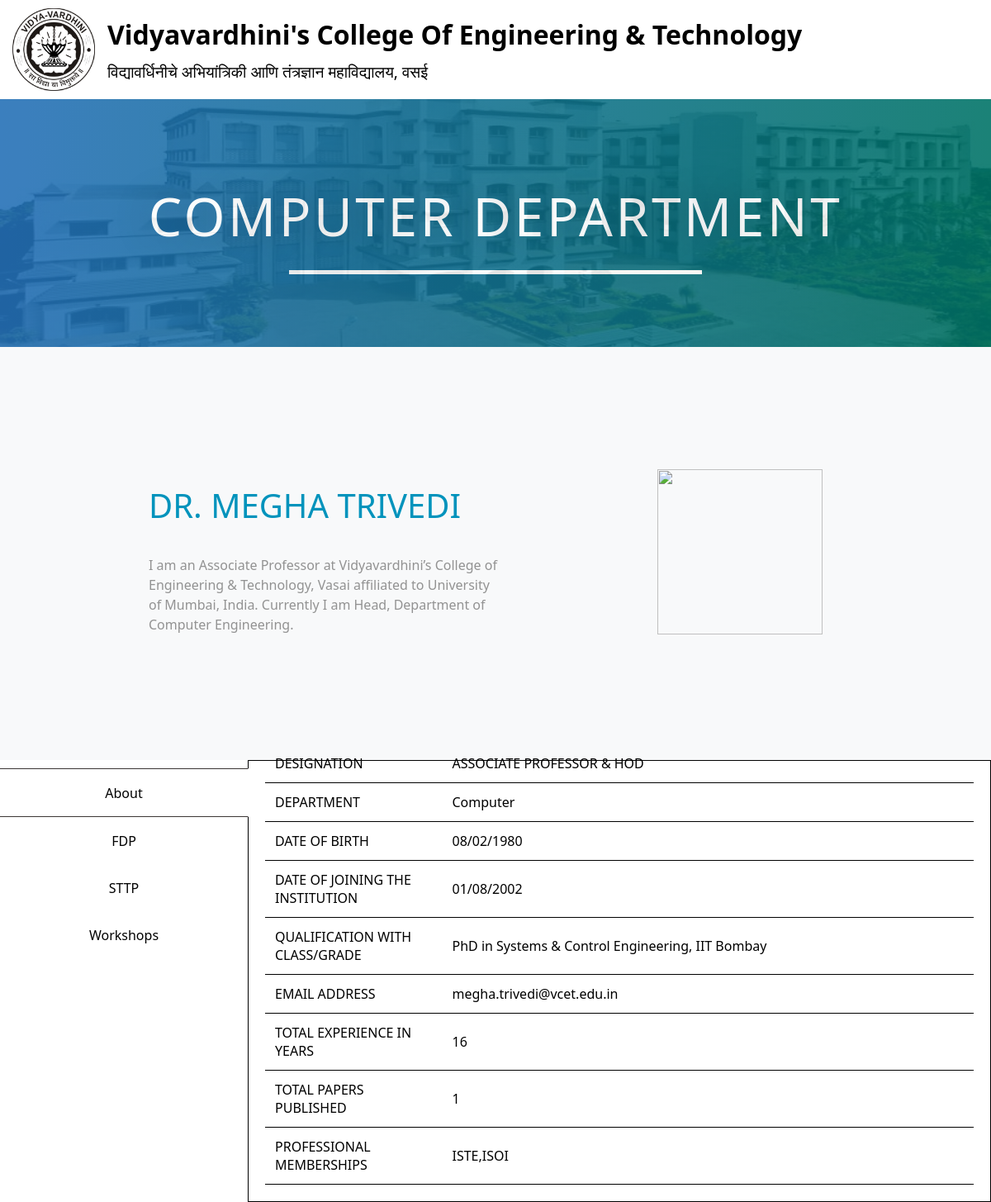
/pg2.php?ssn=2, run on the app's committed database.
### tables this page shows
CREATE TABLE `staff` (
  `ssn` int(10) NOT NULL,
  `S_name` varchar(40) NOT NULL,
  `S_post` text NOT NULL,
  `S_info` longtext NOT NULL,
  `date_of_birth` date NOT NULL,
  `date_of_joining_institute` date NOT NULL,
  `qualification_with_class/grade` text NOT NULL,
  `total_experience_in_years` int(11) NOT NULL,
  `papers_published` int(30) DEFAULT NULL,
  `books_published` int(10) DEFAULT NULL,
  `professional_memberships` text DEFAULT NULL,
  `awards` text DEFAULT NULL,
  `S_email` varchar(30) NOT NULL,
  `dept` varchar(40) NOT NULL,
  `photo` longblob NOT NULL
);

### pg2.php (the view, shortened to what this page needs)
<?php
$guess=$_GET['ssn']??NULL;
$sql = "SELECT * FROM staff WHERE ssn=$guess;";
$conn = mysqli_connect("localhost","root","","staff_info");
if (mysqli_connect_error()){
    echo "can't connect to database";
}
else{
    $result = mysqli_query($conn, $sql);
    while($row = $result->fetch_array()){
        $ssn = $row['ssn'];
        $sname = $row['S_name'];
        $sinfo = $row['S_info'];
        $dept = $row['dept'];
    }
}
?>
<!DOCTYPE html>
<html lang="en">
<head>
    <link rel="stylesheet" type="text/css" href="css/style.css">
</head>
<body>
    <header>
        <nav id="header">
            <div class="header_logo">
              <a href="https://www.vcet.edu.in/" class="pull-left">
                <div id="logo-img"></div>
              </a>
            </div>
              <div class="header_name">
                <a href="https://www.vcet.edu.in/"><h1>Vidyavardhini's College Of Engineering & Technology</h1></a>
                <p>विद्यावर्धिनीचे अभियांत्रिकी आणि तंत्रज्ञान महाविद्यालय, वसई</p>
              </div>
        </nav>
      </header>
    <div class="img">
        <div class="overlay">
            <div class="heading">
                <div class="res"><h2><?php echo $dept; ?> Department</h2></div>
                <div class="break"></div>
                <span id="line"></span>
            </div>
        </div>
    </div>
    <div class="staff">
        <div id="info_parent">
            <div id="staffinfo">
                <div id="staffname">
                    <h3><?php echo $sname; ?></h3>
                </div>
            <div id="staffdes"><?php echo $sinfo; ?> </div>
        </div>
            <div id="staffpic">
                <div><?php
                    echo '<img src="showimg.php?ssn='.$ssn.'" width="200" height="200">';
                    ?>
                </div>
            </div>
        </div>
    </div>
    <div class="activity_info">
        <div id="col1">
            <ul class="list-hover-slide">
                <li data-tab-target="#about" class="btn active"><a>About</a></li>
                <li data-tab-target="#fdp" class="btn"><a>FDP</a></li>
                <li data-tab-target="#sttp" class="btn" ><a>STTP</a></li>
                <li data-tab-target="#workshop" class="btn" ><a>Workshops</a></li>
              </ul>
        </div>
        <div id="col2" >
            <div id="data">
            <?php include("data.php"); ?>
            </div>
        </div>
    </div>
</body>
</html>

### data.php (shortened to what this page needs)
<div style="padding: 20px;">
<table id="about" class="info show">
  <?php
  $sql2 = "SELECT *,DATE_FORMAT(date_of_birth,'%d/%m/%Y') AS dob, DATE_FORMAT(date_of_joining_institute,'%d/%m/%Y') AS doji FROM `staff` WHERE ssn=$ssn;";
  $table = mysqli_query($conn, $sql2);
  while($row = $table->fetch_array()){
    $designation = $row['S_post'];
    $department = $row['dept'];
    $dob = $row['dob'];
    $doji = $row['doji'];
    $qualification = $row['qualification_with_class/grade'];
    $email = $row['S_email'];
    $experience = $row['total_experience_in_years'];
    $paper_published = $row['papers_published'];
    $memberships = $row['professional_memberships'];
    echo '<tr class="about_tr"><th class="about_th">designation</th><td class="about_td">'.strtoupper($designation).'</td></tr>';
    echo '<tr class="about_tr"><th class="about_th">department</th><td class="about_td">'.$department.'</td></tr>';
    echo '<tr class="about_tr"><th class="about_th">date of birth</th><td class="about_td">'.$dob.'</td></tr>';
    echo '<tr class="about_tr"><th class="about_th">date of joining the institution</th><td class="about_td">'.$doji.'</td></tr>';
    echo '<tr class="about_tr"><th class="about_th">qualification with class/grade</th><td class="about_td">'.$qualification.'</td></tr>';
    echo '<tr class="about_tr"><th class="about_th">email address</th><td class="about_td">'.$email.'</td></tr>';
    echo '<tr class="about_tr"><th class="about_th">total experience in years</th><td class="about_td">'.$experience.'</td></tr>';
    if($paper_published){
      echo '<tr class="about_tr"><th class="about_th">total papers published</th><td class="about_td">'.$paper_published.'</td></tr>';
    }
    if($memberships){
      echo '<tr class="about_tr"><th class="about_th">professional memberships</th><td class="about_td">'.$memberships.'</td></tr>';
    }
  }
?>
</table>
</div>

### css/style.css (style rules this page uses)
* { box-sizing: border-box; font-family: "Segoe UI", "Open Sans", sans-serif, serif; }
#header { display: flex; }
#logo-img { background: url('../images/clg_logo.png'); background-repeat: no-repeat; background-size: 100px 100px; width: 100px; height: 100px; margin: 10px 15px 10px 15px; }
.header_name { padding-top: 20px; }
.header_name h1 { color: black; font-size: 2em; font-weight: bold; margin-top: 0; margin-bottom: 0; }
.header_name p { color: black; font-size: 1.2em; margin-top: 0; padding-top: 10px; }
.header_name a, .header_name a:focus { text-decoration: none; }
h2 { margin: auto; color: #ffffff; font-size: 4em; font-weight: 400; text-transform: uppercase; font-style: normal; line-height: 1.7em; letter-spacing: 3.6px; text-shadow: 0px 0px 48px rgba(0,0,0,0.3); }
body { margin: 0; padding: 0; }
.img { background-image: url("../images/clg_pic.jpg.jpg"); background-position: center center; background-size: cover; height: 300px; width: 100%; }
.overlay { background-color: transparent; background-image: linear-gradient(90deg, #2470b7 0%, #007367 100%); opacity: 0.89; transition: background 0.3s, border-radius 0.3s, opacity 0.3s; height: 100%; width: 100%; }
.heading { height: 100%; width: 100%; display: flex; flex-wrap: wrap; align-content: center; }
#line { border-top: 5px solid white; width: 60%; margin: auto; animation-duration: 1s; animation-name: zoom; }
.break { flex-basis: 100%; height: 10px; }
.res { text-align: center; margin: auto; animation-duration: 1s; animation-name: zoom; }
.staff { background-color: rgb(241 243 245 / 0.5); }
#info_parent { display: flex; align-items: center; min-height: 500px; margin: 0 auto; max-width: 1000px; }
#staffinfo { width: 70%; padding: 5em; }
#staffname h3 { color: #0093bc; font-size: 40px; font-weight: 400; text-transform: uppercase; padding: 0; line-height: 1; }
#staffdes { margin-bottom: 20px; color: #929292; font-size: 16px; line-height: 1.5; }
#staffpic { width: 50%; text-align: center; padding: 40px 20px; }
.activity_info { display: flex; align-items: stretch; min-height: 300px; width: 100%; }
#col1 { width: 25%; height: 100%; }
#col2 { width: 75%; border:1px solid black; min-height: 500px; }
#data { height: 100%; width: 100%; }
ul { list-style: none; padding: 0; margin-top: 10px; }
li a { padding: 1.1em 0; color: black; text-align: center; text-decoration: none; }
.list-hover-slide li { position: relative; overflow: hidden; }
.list-hover-slide a { display: block; position: relative; transition: 0.35s ease color; }
.list-hover-slide a:before { content: ""; display: block; position: absolute; z-index: -1; left: -100%; top: 0; width: 100%; height: 100%; background: rgba(72, 174, 229, 0.7); transition: 0.35s ease left; }
.active a { color: black !important; }
.active { content: ""; display: block; position: absolute; left: 0; top: 0; width: 100%; height: 100%; border-right: solid 1px #fff; border-bottom: solid 1px #3C3735; border-top: solid 1px #3C3735; box-sizing: content-box; background: #fff; transition: 0.35s ease left; }
@media (min-width: 768px) { #line { width: 500px; } }

### data.php (style rules this page uses)
.info { font-family: "Trebuchet MS", Arial, Helvetica, sans-serif; border-collapse: collapse; width: 100%; margin-top: 0px; display: none; }
.info.show { display: table; margin-top: -40px; }
.about_tr { border-bottom: 1px solid black; }
.about_th, .about_td { padding: 12px; }
.about_th { width: 25%; text-transform: uppercase; text-align: left; font-weight: normal; }

### data on the page
staff: dept "COMPUTER", S_name "DR. MEGHA TRIVEDI", S_info "I am an Associate Professor at Vidyavardhini’s College of Engineering & Technology, Vasai affiliated to University of Mumbai, India. Currently I am Head, Department of Computer Engineering.", S_post "ASSOCIATE PROFESSOR & HOD", dept "Computer", dob "08/02/1980", doji "01/08/2002", value "PhD in Systems & Control Engineering, IIT Bombay", S_email "megha.trivedi@vcet.edu.in", total_experience_in_years "16", papers_published "1", professional_memberships "ISTE,ISOI"
